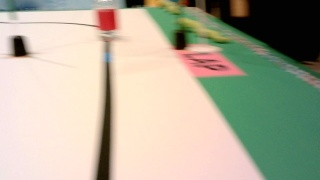
#> input picture 2026-Alpha/bottle_color_captures/camera_line_b5d222dbc2514c6f9561c72057b7c40f/frame_000656_raw.jpg, 320 x 180 px
$ python -i sumo_blue_detector.py   (imports and definitions only)
#> lines starting #> are read from the running program, lines starting #| are printed output that depends on the picture; after the words box and inside, x2 and y2 are one past the last pixel; in counts of white or black regions, pixels touching at a corner belong together
#> further down, picture is the input picture: shape (180, 320, 3); mean B, G, R 153.3, 172.9, 177.1
### 2026-Alpha/robot_program/runtime.py
"""Runtime references used by reusable robot behaviors."""

from typing import Any


class RobotRuntime:
    # 実機デバイスはETRoboのhandler起動時に設定し、各Behaviorから同じ参照を利用する。
    def __init__(self) -> None:
        self.hub: Any = None
        self.arm_motor: Any = None
        self.right_motor: Any = None
        self.left_motor: Any = None
        self.touch_sensor: Any = None
        self.color_sensor: Any = None
        self.sonar_sensor: Any = None
        self.gyro_sensor: Any = None
        self.plotter: Any = None
        self.video: Any = None
        self.course: int = 0
        # 2026-11-15: 本体のカメラを閉じる関数(alpha.py の release_main_camera)。ETラリーの始めにカメラを子プロセスへ渡すときに使う。
        self.release_camera: Any = None

    # [32 lines left out: functions configure, require, not called in this run]


runtime = RobotRuntime()

### 2026-Alpha/robot_program/features/sumo_blue_detector.py
"""床面の青い楕円を検出し、位置と面積で連続確認する。"""
import math
import cv2
import numpy as np


class SumoBlueDetector:
    # 2026-11-17(devSS): (85,45,35)→(85,100,80)。丸を横切る黒線の縁の暗い青っぽい画素(彩度・明るさが低い)が丸とつながって
    # 横に伸び、楕円の形の判定で落ちていた(画面の真ん中にはっきり写った丸を「なし」とした、11/17 20時前の C)。
    # 11/17 の約140枚で、見落としが8枚減り(今回見失った3回を含む)、新たに失った検出・位置のずれはなし。
    HSV_LOWER = (85, 100, 80)
    HSV_UPPER = (140, 255, 255)
    MIN_AREA = 80
    MIN_ASPECT = 1.4
    MAX_ASPECT = 5.0
    MAX_TILT_DEG = 25.0
    MIN_ELLIPSE_IOU = 0.82
    MAX_CENTER_MOVE_PX = 35
    STABLE_FRAMES = 3
    # 2026-11-17(devSS): 候補の中の画素の彩度(S)の中央値の下限。床の灰色の点(ゲートの置き場の印)は色相が青の範囲に入り
    # S が下限45ぎりぎり(46〜54)で、青い丸と誤って確定することがあった(面積 最大561)。本物の青い丸は 226〜230
    # (11/17 の A・C の129枚、本物54個・灰色の点33個で重なりなし)。マスク自体は変えず、候補ごとに中央値で見る。
    MIN_MEDIAN_SATURATION = 120
    # 2026-11-17(devSS): 青い丸が写っていないときの手がかり。黒線の上で青い丸の隣にある赤い丸(床の横長の楕円)を探し、
    # 青い丸の横の位置を推定する。11/17 の画像で両方写っていたとき、青の cx − 赤の cx は
    # 右コース(course=-1)で +60〜+107px、左コース(+1)で −66〜−165px → 青 ≈ 赤 − course × 90px(±50px くらい)。
    RED_HSV_RANGES = (((0, 120, 60), (10, 255, 255)), ((165, 120, 60), (180, 255, 255)))
    RED_MIN_AREA = 150
    RED_TO_BLUE_PX = 90.0
    SIDE_DEADBAND_PX = 40.0

    def __init__(self):
        self.stable_frames = 0
        self.previous_center = None
        self.previous_area = None
        self.bottom_previous = None
        self.bottom_frames = 0

    def _median_saturation(self, contour, saturation, shape):
        x, y, w, h = cv2.boundingRect(contour)
        local = np.zeros((h, w), np.uint8)
        shifted = contour.copy()
        shifted[:, :, 0] -= x
        shifted[:, :, 1] -= y
        cv2.drawContours(local, [shifted], -1, 255, -1)
        values = saturation[y:y + h, x:x + w][local > 0]
        return float(np.median(values)) if values.size else 0.0

    def _candidate(self, contour, shape, saturation=None):
        area = float(cv2.contourArea(contour))
        if area < self.MIN_AREA:
            return None
        if saturation is not None:
            sat = self._median_saturation(contour, saturation, shape)
            if sat < self.MIN_MEDIAN_SATURATION:
                return None
        x, y, w, h = cv2.boundingRect(contour)
        # 欠けた領域の中心を、丸全体の中心として使わない。
        if x <= 0 or y <= 0 or x + w >= shape[1] or y + h >= shape[0]:
            return None
        if not self.MIN_ASPECT <= w / float(h) <= self.MAX_ASPECT:
            return None
        if len(contour) < 5:
            return None

        try:
            ellipse = cv2.fitEllipse(contour)
        except cv2.error:
            return None
        (ex, ey), (aw, ah), angle = ellipse
        if not all(math.isfinite(v) for v in (ex, ey, aw, ah, angle)):
            return None
        if min(aw, ah) <= 0:
            return None
        if max(aw, ah) / min(aw, ah) > self.MAX_ASPECT:
            return None

        long_axis_angle = angle if aw >= ah else angle + 90.0
        tilt = abs((long_axis_angle + 90.0) % 180.0 - 90.0)
        if tilt > self.MAX_TILT_DEG:
            return None

        # 楕円が外接矩形からはみ出す部分も含めて一致度を計算。
        pad = max(w, h) + 4
        actual = np.zeros((h + 2 * pad, w + 2 * pad), np.uint8)
        fitted = np.zeros_like(actual)
        local = contour.copy()
        local[:, :, 0] += pad - x
        local[:, :, 1] += pad - y
        cv2.drawContours(actual, [local], -1, 255, -1)
        cv2.ellipse(
            fitted,
            ((ex - x + pad, ey - y + pad), (aw, ah), angle),
            255, -1,
        )
        union = int(np.count_nonzero(actual | fitted))
        if union == 0:
            return None
        iou = float(np.count_nonzero(actual & fitted)) / union
        if iou < self.MIN_ELLIPSE_IOU:
            return None

        moments = cv2.moments(contour)
        if moments["m00"] <= 0:
            return None
        perimeter = cv2.arcLength(contour, True)
        circularity = (
            4.0 * math.pi * area / (perimeter * perimeter)
            if perimeter > 0 else 0.0
        )
        return {
            "x": x, "y": y, "w": w, "h": h,
            "cx": moments["m10"] / moments["m00"],
            "cy": moments["m01"] / moments["m00"],
            "area": area,
            "circularity": circularity,
            "ellipse_iou": iou,
            "ellipse_tilt_deg": tilt,
        }

    def _bottom_hint(self, contours, shape, saturation=None):
        # 見切れ領域は後退判断専用。接近対象として確定しない。
        hints = []
        for contour in contours:
            area = float(cv2.contourArea(contour))
            x, y, w, h = cv2.boundingRect(contour)
            if (saturation is not None and area >= self.MIN_AREA
                    and self._median_saturation(contour, saturation, shape) < self.MIN_MEDIAN_SATURATION):
                continue
            if (area < self.MIN_AREA or w < 20 or h < 4
                    or y < shape[0] * 0.5
                    or y + h < shape[0] - 1
                    or not 1.4 <= w / float(h) <= 10.0
                    or area / (w * h) < 0.5):
                continue
            hull_area = float(
                cv2.contourArea(cv2.convexHull(contour))
            )
            if hull_area <= 0 or area / hull_area < 0.85:
                continue
            hints.append(dict(
                cx=x + w / 2.0, cy=y + h / 2.0,
                area=area, x=x, y=y, w=w, h=h,
            ))

        if not hints:
            self.bottom_previous = None
            self.bottom_frames = 0
            return None

        hint = max(hints, key=lambda item: item["area"])
        previous = self.bottom_previous
        same = (
            previous is not None
            and math.hypot(
                hint["cx"] - previous["cx"],
                hint["cy"] - previous["cy"],
            ) <= 35.0
            and 0.5 <= hint["area"] / previous["area"] <= 2.0
        )
        self.bottom_frames = self.bottom_frames + 1 if same else 1
        self.bottom_previous = hint
        return hint if self.bottom_frames >= 3 else None

    def _red_hint(self, hsv):
        """床の赤い丸(横長の楕円、画面の上30%は除く。ゲートの赤い脚は縦長なので除く)。一番大きいもの。"""
        height = hsv.shape[0]
        red = None
        for lower, upper in self.RED_HSV_RANGES:
            part = cv2.inRange(hsv, np.array(lower, np.uint8), np.array(upper, np.uint8))
            red = part if red is None else (red | part)
        red = cv2.morphologyEx(red, cv2.MORPH_OPEN, np.ones((3, 3), np.uint8))
        contours, _ = cv2.findContours(red, cv2.RETR_EXTERNAL, cv2.CHAIN_APPROX_SIMPLE)
        best = None
        for contour in contours:
            area = float(cv2.contourArea(contour))
            x, y, w, h = cv2.boundingRect(contour)
            if area < self.RED_MIN_AREA or y < height * 0.3 or w < 1.3 * h:
                continue
            moments = cv2.moments(contour)
            if moments["m00"] <= 0:
                continue
            if best is None or area > best["area"]:
                best = dict(cx=moments["m10"] / moments["m00"], cy=moments["m01"] / moments["m00"],
                            area=area, x=x, y=y, w=w, h=h)
        return best

    def blue_side_from_red(self, red_hint, course, image_width=320):
        """赤い丸の位置から、青い丸の推定 cx と向き('left'/'right'/'center')。分からなければ None。"""
        if red_hint is None or course not in (-1, 1):
            return None
        est = float(red_hint["cx"]) - course * self.RED_TO_BLUE_PX
        center = image_width / 2.0
        if est < center - self.SIDE_DEADBAND_PX:
            side = "left"
        elif est > center + self.SIDE_DEADBAND_PX:
            side = "right"
        else:
            side = "center"
        return dict(blue_cx_estimate=est, side=side)

    def _split_noisy_contour(self, contour, shape, saturation=None):
        # 通常の楕円判定に失敗した大きな輪郭だけ再分離する。
        area = float(cv2.contourArea(contour))
        if area < 600.0:
            return []
        isolated = np.zeros(shape, np.uint8)
        cv2.drawContours(isolated, [contour], -1, 255, -1)
        kernel = cv2.getStructuringElement(cv2.MORPH_ELLIPSE, (9, 9))
        isolated = cv2.morphologyEx(
            isolated, cv2.MORPH_OPEN, kernel
        )
        pieces, _ = cv2.findContours(
            isolated, cv2.RETR_EXTERNAL, cv2.CHAIN_APPROX_SIMPLE
        )
        result = []
        for piece in pieces:
            candidate = self._candidate(piece, shape, saturation)
            if (
                candidate is not None
                and candidate["area"] >= area * 0.25
            ):
                result.append(candidate)
        return result

    def step(self, image):
        hsv = cv2.cvtColor(image, cv2.COLOR_BGR2HSV)
#> hsv: shape (180, 320, 3); mean H, S, V 30, 67.5, 190.2
        mask = cv2.inRange(
            hsv,
            np.array(self.HSV_LOWER, dtype=np.uint8),
            np.array(self.HSV_UPPER, dtype=np.uint8),
        )
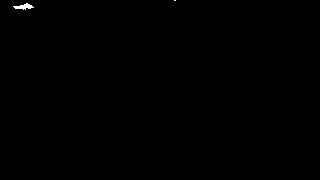
#> mask: shape (180, 320); 0.14% white; 2 white regions (1 under 20 px), largest, box (x1, y1, x2, y2) and area: (13, 3, 34, 10) 76
        kernel = np.ones((3, 3), np.uint8)
        mask = cv2.morphologyEx(mask, cv2.MORPH_OPEN, kernel)
#> mask: shape (180, 320); 0.11% white; 1 white region, box (x1, y1, x2, y2) and area: (15, 4, 32, 9) 66
        mask = cv2.morphologyEx(mask, cv2.MORPH_CLOSE, kernel)
#> mask: shape (180, 320); 0.12% white; 1 white region
        contours, _ = cv2.findContours(
            mask, cv2.RETR_EXTERNAL, cv2.CHAIN_APPROX_SIMPLE
        )
#> contours = 1 contour; box (x1, y1, x2, y2) and area: (15, 4, 32, 9) 49
        saturation = hsv[:, :, 1]
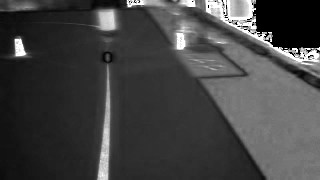
#> saturation: shape (180, 320); min 0, max 255, mean 67.5
        bottom_hint = self._bottom_hint(contours, mask.shape, saturation)
#> the loop in _bottom_hint, `for contour in contours:` made 1 pass
#> area on pass 1: 49
#> after the loop in _bottom_hint, `for contour in contours:`: hints = []
        candidates = []
        for contour in contours:
            candidate = self._candidate(contour, mask.shape, saturation)
            if candidate is not None:
                candidates.append(candidate)
            else:
                candidates.extend(
                    self._split_noisy_contour(contour, mask.shape, saturation)
                )
#> this loop made 1 pass
#> after the loop, candidates = []

        if not candidates:
            self.stable_frames = 0
            self.previous_center = None
            self.previous_area = None
            red_hint = self._red_hint(hsv)
#> the loop in _red_hint, `for lower, upper in self.RED_HSV_RANGES:` made 2 passes
#> pass 1, in _red_hint, `part = cv2.inRange(hsv, np.array(lower, np.uint8), np.array(upper, np...`:
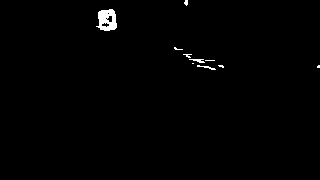
#> part: shape (180, 320); 0.81% white; 10 white regions (7 under 20 px), largest, box (x1, y1, x2, y2) and area: (96, 9, 117, 31) 316, (189, 59, 205, 63) 36, (197, 65, 216, 70) 33
#> pass 2, in _red_hint, `part = cv2.inRange(hsv, np.array(lower, np.uint8), np.array(upper, np...`:
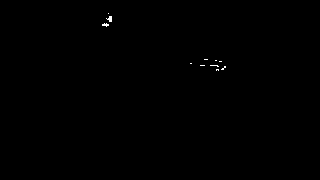
#> part: shape (180, 320); 0.14% white in thin lines or dots, all inside (x1, y1, x2, y2) = (102, 13, 226, 71)
#> pass 2, in _red_hint, `red = part if red is None else (red | part)`:
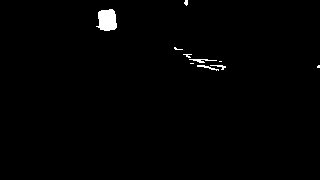
#> red: shape (180, 320); 0.95% white; 10 white regions (6 under 20 px), largest, box (x1, y1, x2, y2) and area: (96, 9, 117, 31) 356, (189, 59, 217, 63) 52, (197, 65, 219, 71) 43, (210, 65, 226, 70) 31
#> in _red_hint, `red = cv2.morphologyEx(red, cv2.MORPH_OPEN, np.ones((3, 3), np.uint8))`:
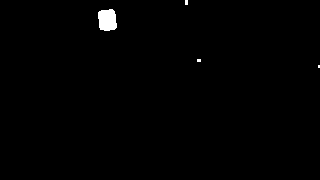
#> red: shape (180, 320); 0.67% white; 4 white regions (3 under 20 px)
#> in _red_hint, `contours, _ = cv2.findContours(red, cv2.RETR_EXTERNAL, cv2.CHAIN_APPRO..`: contours = 4 contours, 3 with area under 20; largest, box (x1, y1, x2, y2) and area: (98, 9, 117, 31) 318
#> the loop in _red_hint, `for contour in contours:` made 4 passes
#> (area, x, y, w, h) on pass 3: (318.5, 98, 9, 19, 22)
            course = None
            try:
                from robot_program.runtime import runtime as _runtime
                course = _runtime.course
            except Exception:
                pass
            return {
                "confirmed": False,
                "candidate": None,
                "candidate_count": 0,
                "bottom_hint": bottom_hint,
                # 2026-11-17(devSS): 青い丸が見えないときの手がかり(探す向きを決めるのに使える)。
                # red_hint: 床の赤い丸、blue_from_red: {"blue_cx_estimate": 推定の青の cx, "side": left/right/center}
                "red_hint": red_hint,
                "blue_from_red": self.blue_side_from_red(red_hint, course, mask.shape[1]),
            }

        nearby = []
        if self.previous_center is not None and self.previous_area is not None:
            px, py = self.previous_center
            nearby = [
                c for c in candidates
                if math.hypot(c["cx"] - px, c["cy"] - py)
                <= self.MAX_CENTER_MOVE_PX
                and 0.5 <= c["area"] / self.previous_area <= 2.0
            ]

        candidate = max(
            nearby or candidates,
            key=lambda c: (c["area"], c["ellipse_iou"]),
        )
        self.stable_frames = self.stable_frames + 1 if nearby else 1
        self.previous_center = (candidate["cx"], candidate["cy"])
        self.previous_area = candidate["area"]

        return {
            "confirmed": self.stable_frames >= self.STABLE_FRAMES,
            "candidate": candidate,
            "candidate_count": len(candidates),
            "bottom_hint": bottom_hint,
        }

>>> import cv2
>>> picture = cv2.imread('../../bottle_color_captures/camera_line_b5d222dbc2514c6f9561c72057b7c40f/frame_000656_raw.jpg')
>>> result = SumoBlueDetector().step(picture)
#> result = 6 items

$ run again, on 2026-Alpha/bottle_color_captures/camera_line_b5d222dbc2514c6f9561c72057b7c40f/frame_000663_raw.jpg
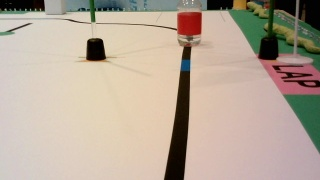
#> input picture 2026-Alpha/bottle_color_captures/camera_line_b5d222dbc2514c6f9561c72057b7c40f/frame_000663_raw.jpg, 320 x 180 px
#> picture is the input picture: shape (180, 320, 3); mean B, G, R 152.6, 168.1, 182.8
#> hsv: shape (180, 320, 3); mean H, S, V 30.4, 62.9, 186
#> in step, `contours, _ = cv2.findContours( mask, cv2.RETR_EXTERNAL, cv2.CHAIN_APP..`: contours = 1 contour; box (x1, y1, x2, y2) and area: (181, 60, 190, 70) 62
#> in step, `saturation = hsv[:, :, 1]`:
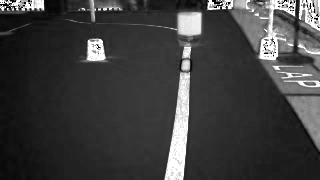
#> saturation: shape (180, 320); min 0, max 255, mean 62.9
#> the loop in _bottom_hint, `for contour in contours:` made 1 pass
#> area on pass 1: 62.5
#> after the loop in _bottom_hint, `for contour in contours:`: hints = []
#> the loop in step, `for contour in contours:` made 1 pass
#> in _red_hint, `red = cv2.morphologyEx(red, cv2.MORPH_OPEN, np.ones((3, 3), np.uint8))`:
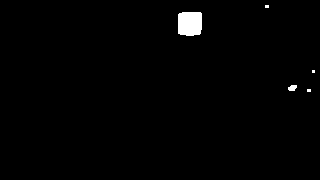
#> red: shape (180, 320); 1.1% white; 5 white regions (3 under 20 px)
#> in _red_hint, `contours, _ = cv2.findContours(red, cv2.RETR_EXTERNAL, cv2.CHAIN_APPRO..`: contours = 5 contours, 3 with area under 20; largest, box (x1, y1, x2, y2) and area: (178, 12, 202, 36) 503, (288, 85, 297, 91) 32
#> the loop in _red_hint, `for contour in contours:` made 5 passes
#> (area, x, y, w, h) on passes 2, 4: (31.5, 288, 85, 9, 6), (503, 178, 12, 24, 24)
#> result = 6 items

$ run again, on 2026-Alpha/bottle_color_captures/camera_line_b5d222dbc2514c6f9561c72057b7c40f/frame_000668_raw.jpg
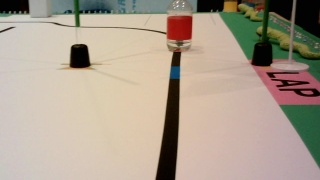
#> input picture 2026-Alpha/bottle_color_captures/camera_line_b5d222dbc2514c6f9561c72057b7c40f/frame_000668_raw.jpg, 320 x 180 px
#> picture is the input picture: shape (180, 320, 3); mean B, G, R 143, 158.8, 172.2
#> hsv: shape (180, 320, 3); mean H, S, V 30.6, 66.5, 176
#> in step, `contours, _ = cv2.findContours( mask, cv2.RETR_EXTERNAL, cv2.CHAIN_APP..`: contours = 1 item
#> in step, `saturation = hsv[:, :, 1]`:
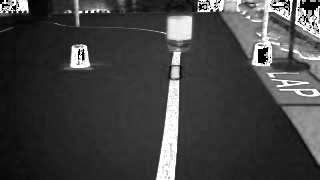
#> saturation: shape (180, 320); min 0, max 255, mean 66.5
#> the loop in _bottom_hint, `for contour in contours:` made 1 pass
#> area on pass 1: 76.5
#> after the loop in _bottom_hint, `for contour in contours:`: hints = []
#> the loop in step, `for contour in contours:` made 1 pass
#> in _red_hint, `red = cv2.morphologyEx(red, cv2.MORPH_OPEN, np.ones((3, 3), np.uint8))`:
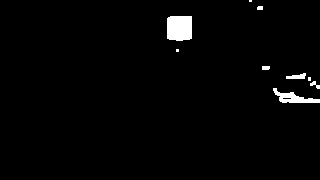
#> red: shape (180, 320); 1.9% white; 9 white regions (3 under 20 px)
#> in _red_hint, `contours, _ = cv2.findContours(red, cv2.RETR_EXTERNAL, cv2.CHAIN_APPRO..`: contours = 9 contours, 4 with area under 20; largest, box (x1, y1, x2, y2) and area: (167, 16, 192, 41) 553, (273, 88, 320, 103) 261, (286, 73, 306, 79) 57, (310, 81, 320, 89) 22, (262, 66, 270, 70) 20
#> the loop in _red_hint, `for contour in contours:` made 9 passes
#> (area, x, y, w, h) on passes 1, 2, 4, 5, 7: (261, 273, 88, 47, 15), (22, 310, 81, 10, 8), (57, 286, 73, 20, 6), (20.5, 262, 66, 8, 4), (553, 167, 16, 25, 25)
#> red_hint = {'cx': 293, 'cy': 97.71, 'area': 261, 'x': 273, 'y': 88, 'w': 47, 'h': 15}
#> result = 6 items

$ run again, on 2026-Alpha/bottle_color_captures/camera_line_b5d222dbc2514c6f9561c72057b7c40f/frame_000674_raw.jpg
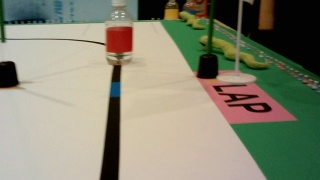
#> input picture 2026-Alpha/bottle_color_captures/camera_line_b5d222dbc2514c6f9561c72057b7c40f/frame_000674_raw.jpg, 320 x 180 px
#> picture is the input picture: shape (180, 320, 3); mean B, G, R 114.6, 134.2, 134.4
#> hsv: shape (180, 320, 3); mean H, S, V 36.8, 83.1, 145.2
#> in step, `mask = cv2.morphologyEx(mask, cv2.MORPH_CLOSE, kernel)`:
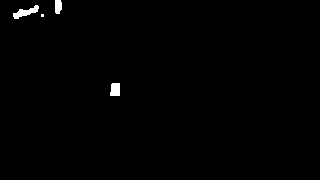
#> mask: shape (180, 320); 0.66% white; 4 white regions (1 under 20 px)
#> in step, `contours, _ = cv2.findContours( mask, cv2.RETR_EXTERNAL, cv2.CHAIN_APP..`: contours = 4 contours, 1 with area under 20; largest, box (x1, y1, x2, y2) and area: (13, 5, 39, 19) 130, (110, 83, 120, 96) 99, (55, 0, 62, 14) 70
#> the loop in _bottom_hint, `for contour in contours:` made 4 passes
#> area on passes 1, 3, 4: 99, 129.5, 70
#> after the loop in _bottom_hint, `for contour in contours:`: hints = []
#> the loop in step, `for contour in contours:` made 4 passes
#> in _red_hint, `red = cv2.morphologyEx(red, cv2.MORPH_OPEN, np.ones((3, 3), np.uint8))`:
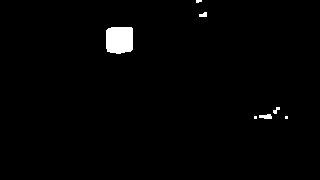
#> red: shape (180, 320); 1.4% white; 7 white regions (3 under 20 px)
#> in _red_hint, `contours, _ = cv2.findContours(red, cv2.RETR_EXTERNAL, cv2.CHAIN_APPRO..`: contours = 7 contours, 4 with area under 20; largest, box (x1, y1, x2, y2) and area: (106, 27, 133, 54) 632, (259, 114, 272, 119) 34, (199, 12, 207, 17) 20
#> the loop in _red_hint, `for contour in contours:` made 7 passes
#> (area, x, y, w, h) on passes 3, 5, 6: (34.5, 259, 114, 13, 5), (632.5, 106, 27, 27, 27), (20, 199, 12, 8, 5)
#> result = 6 items
